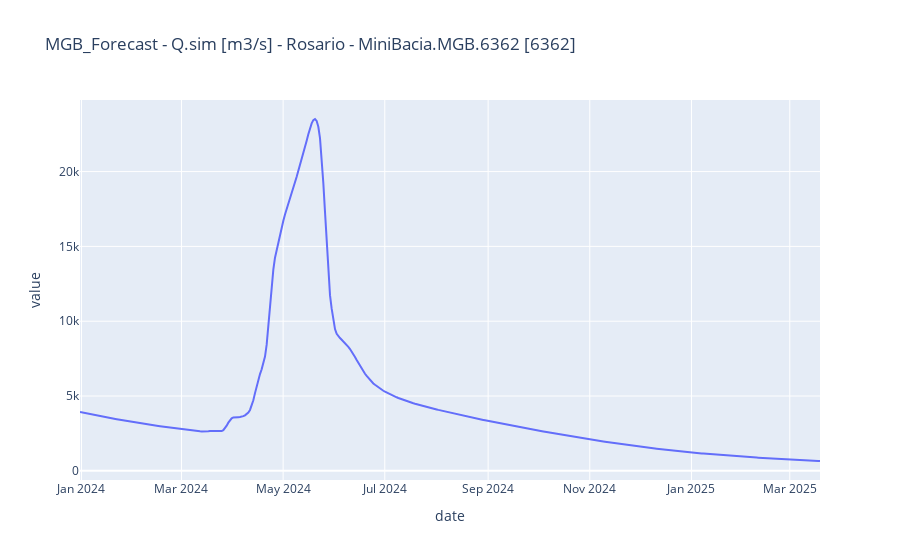

The notebook cell saved with this chart:
### Markdown cell above
## plot

### Code cell
title = "%s - %s [%s] - %s [%s]" % (module_instance_id, ts["variable"]["id"], ts["variable"]["units"], ts["station"]["name"], ts["station"]["id"]) # 'MGB Q.sim - Rosario'

fig = px.line(forecast_df.head(-1), x="date", y="value", title=title)
fig.show()

### Figure 1 — Plotly figure (JSON) as saved in the notebook; plotly's stock layout.template omitted (floating-point values rounded to 4 significant figures; data arrays with more than 128 entries replaced by an {"elided": "..."} marker saying what was removed)
{"data": [{"hovertemplate": "date=%{x}<br>value=%{y}<extra></extra>", "legendgroup": "", "line": {"color": "#636efa", "dash": "solid"}, "marker": {"symbol": "circle"}, "mode": "lines", "name": "", "orientation": "v", "showlegend": false, "type": "scatter", "x": {"elided": "445 str values"}, "xaxis": "x", "y": {"elided": "445 float values"}, "yaxis": "y"}], "layout": {"legend": {"tracegroupgap": 0}, "title": {"text": "MGB_Forecast - Q.sim [m3/s] - Rosario - MiniBacia.MGB.6362 [6362]"}, "xaxis": {"anchor": "y", "domain": [0, 1], "title": {"text": "date"}}, "yaxis": {"anchor": "x", "domain": [0, 1], "title": {"text": "value"}}}}
